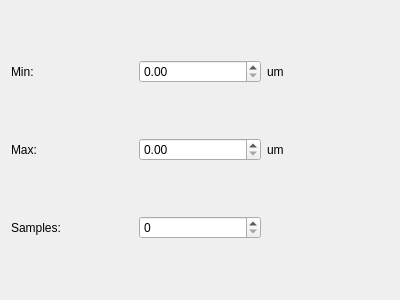
<?xml version="1.0" encoding="UTF-8"?>
<ui version="4.0">
 <class>Form</class>
 <widget class="QWidget" name="Form">
  <property name="geometry">
   <rect>
    <x>0</x>
    <y>0</y>
    <width>400</width>
    <height>300</height>
   </rect>
  </property>
  <property name="windowTitle">
   <string>Form</string>
  </property>
  <layout class="QGridLayout" name="gridLayout">
   <item row="0" column="0">
    <widget class="QLabel" name="label">
     <property name="text">
      <string>Min:</string>
     </property>
    </widget>
   </item>
   <item row="0" column="1">
    <widget class="QDoubleSpinBox" name="min_val_spinbox"/>
   </item>
   <item row="0" column="2">
    <widget class="QLabel" name="label_2">
     <property name="text">
      <string>um</string>
     </property>
    </widget>
   </item>
   <item row="1" column="0">
    <widget class="QLabel" name="label_3">
     <property name="text">
      <string>Max:</string>
     </property>
    </widget>
   </item>
   <item row="1" column="1">
    <widget class="QDoubleSpinBox" name="max_val_spinbox"/>
   </item>
   <item row="1" column="2">
    <widget class="QLabel" name="label_4">
     <property name="text">
      <string>um</string>
     </property>
    </widget>
   </item>
   <item row="2" column="0">
    <widget class="QLabel" name="label_5">
     <property name="text">
      <string>Samples:</string>
     </property>
    </widget>
   </item>
   <item row="2" column="1">
    <widget class="QSpinBox" name="spinBox"/>
   </item>
  </layout>
 </widget>
 <resources/>
 <connections/>
</ui>
